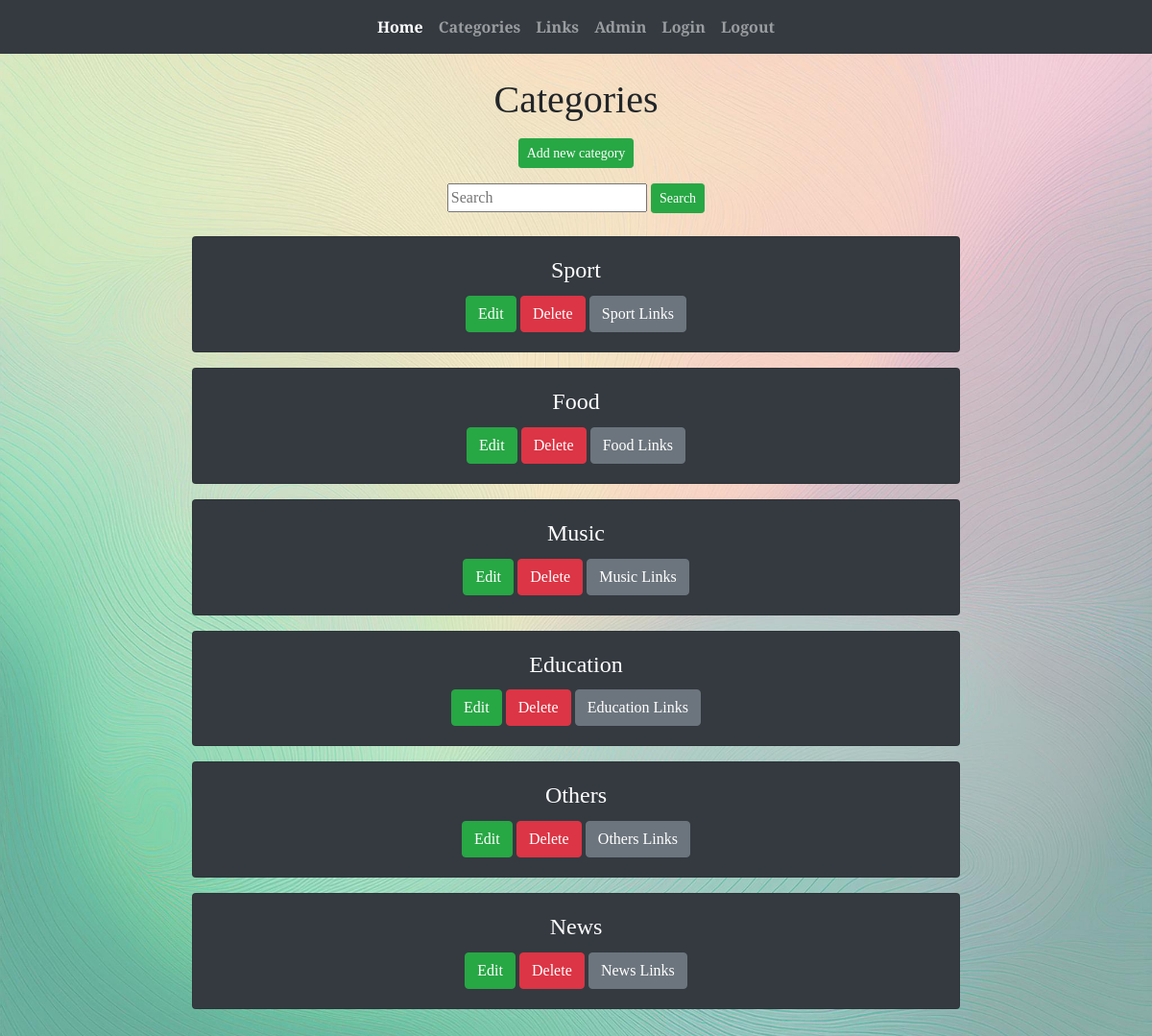
Page /categories/ (signed in) on the committed database.
### app/models.py (models this page shows, shortened)
class Category(models.Model):
    categoryname = models.CharField(max_length=50, default = "link")

### app/views.py (the view)
# urls.py: path('categories/', categorylistview, name='categories'),
def categorylistview(request):
    if not request.user.is_authenticated:
        return render(request, 'loginpage.html')
    else:
        categorylist = Category.objects.all()
        context = {'categories': categorylist}
        return render(request,'categorylist.html', context)

### app/templates/categorylist.html (shortened to what this page needs)
{% extends 'index.html' %}
{% block content %}
<div class="container text-center playfair-display-unique1">
    <h1>Categories</h1>
    <div class="d-flex justify-content-center mt-3">
        <button id="add-btn" class="btn btn-success btn-sm" onclick="showaddform()">Add new category</button>
    </div>
    <div class="d-flex justify-content-center mt-3">
        <form method="post" action="{% url 'search-categories' %}">
            <input class="card-text" type="text" placeholder="Search" name="search">
            <input type="submit" value="Search" class="btn btn-success btn-sm">
        </form>
    </div>
    <div class="d-flex flex-column align-items-center mt-4">
        {% for c in categories %}
        <div class="card bg-dark text-white mb-3" style="width: 50rem;">
            <div class="card-body text-center">
                <h4 class="card-title">{{ c.categoryname }}</h4>
                <a href="/edit-category-get/{{ c.id }}/" class="btn btn-success">Edit</a>
                <a href="/confirm-delete-category/{{ c.id }}/" class="btn btn-danger">Delete</a>
                <a href="/links-by-category/{{ c.id }}/" class="btn btn-secondary">{{ c.categoryname }} Links</a>
            </div>
        </div>
        {% empty %}
        <div class="card bg-dark text-white" style="width: 50rem;">
            <div class="card-body">
                <p class="card-text">No categories found in the database</p>
            </div>
        </div>
        {% endfor %}
    </div>
</div>
{% endblock %}

### app/static/style.css (style rules this page uses)
.background-image { background-image: url('./images/koe3.png'); background-size: cover; background-position: center; background-attachment: fixed; background-repeat: no-repeat; min-height: 100vh; }
.playfair-display-unique1 { font-family: "Playfair Display", serif; font-optical-sizing: auto; font-weight: bold; font-style: normal; }
.container { margin-bottom: 60px; }

### rows in the picture
Category: categoryname "Sport"
Category: categoryname "Food"
Category: categoryname "Music"
Category: categoryname "Education"
Category: categoryname "Others"
Category: categoryname "News"
